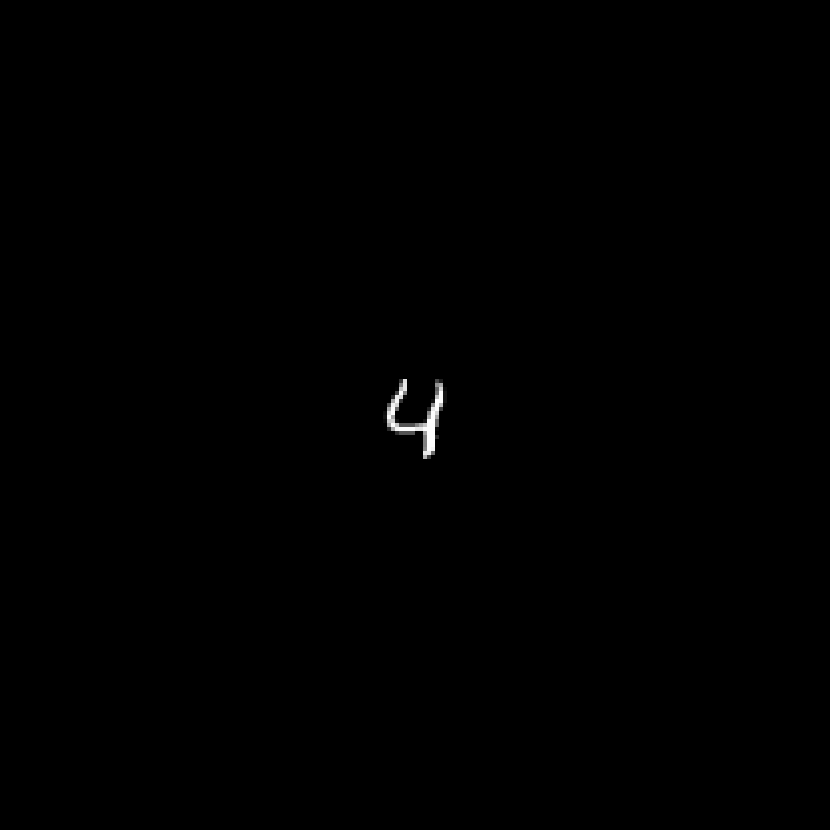
#> input picture 4.png, 830 x 830 px
$ jupyter execute --allow-errors 'LightPipes run.ipynb'
#> lines starting #> are read from the running program, lines starting #| are printed output that depends on the picture
[cell 1]
import matplotlib.pyplot as plt
import imageio
import numpy as np
from PIL import Image
from LightPipes import *

[cell 2]
image=imageio.imread('4.png')[359:471,359:471]
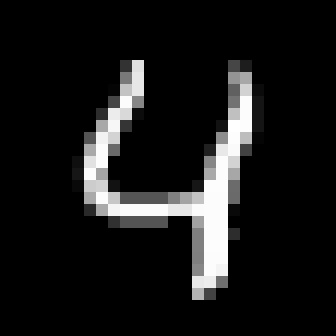
#> image: shape (112, 112) (shown 3 times larger); min 0, max 255, mean 24.5
image1=Image.fromarray(image)
image1=image1.resize((28,28),resample=0)
image2=np.array(image1)
plt.imshow(image2)
plt.colorbar()
plt.show()
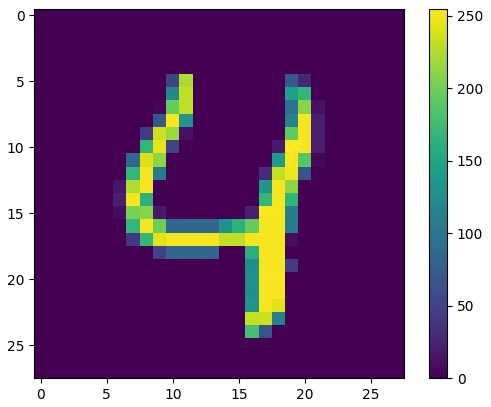
#> figure drawn by matplotlib, 2 panels

#> (a cell that did not finish here is left out)

#> (a cell that did not finish here is left out)

[cell 5]
plt.imshow(image[230:270,230:270])
plt.colorbar()
plt.show()
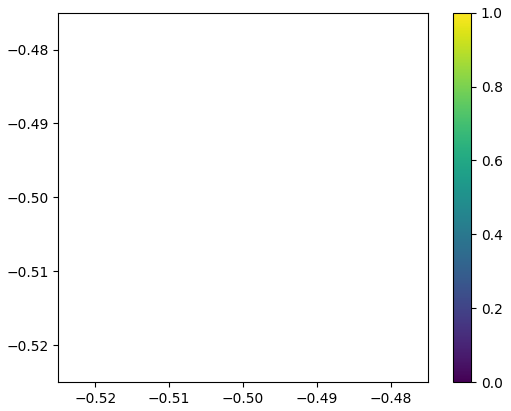
#> figure drawn by matplotlib, 2 panels
